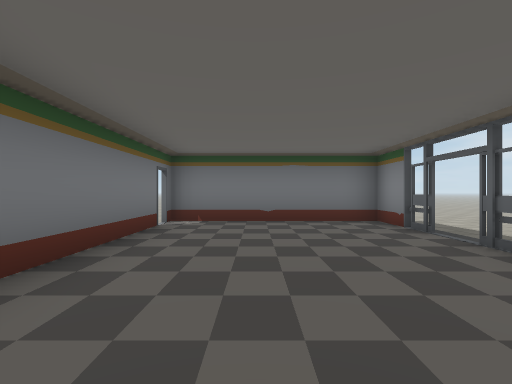
View 1 (above)

21 first-person views from a walk through a Unity game level. The camera is 1.3 m above the floor, looks level and sees 85° across. The floor is counted in squares, 2 m on a side. Each view is taken from the middle of a square. On the plan, view 1 faces up. The plan holds only what a view shows up to about 9 squares ahead; the rest is blank. The place goes on beyond the plan. The player is left out. Door leaves are left out, so doorways stand open. Some surface patterns are stand-ins.

View 2
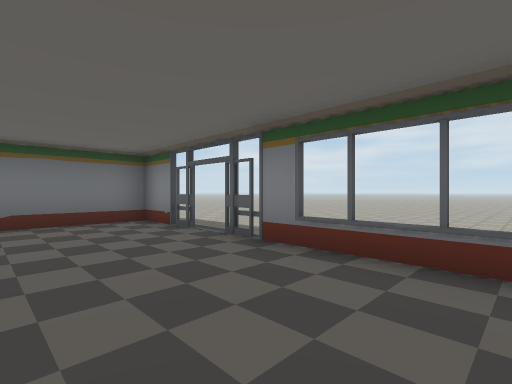

View 3
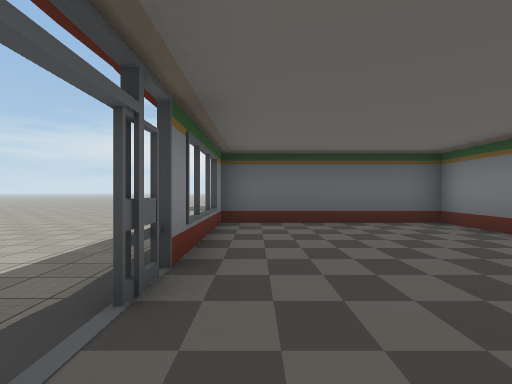

View 4
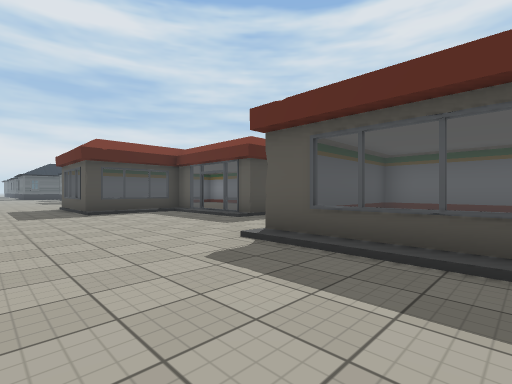

View 5
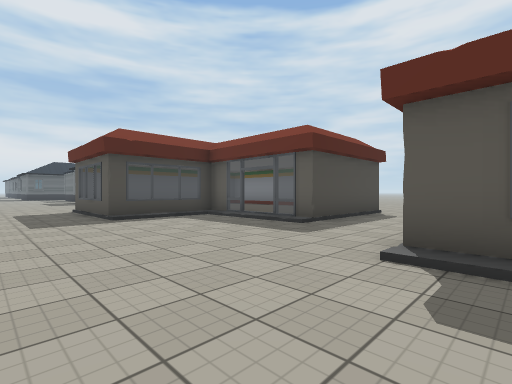

View 6
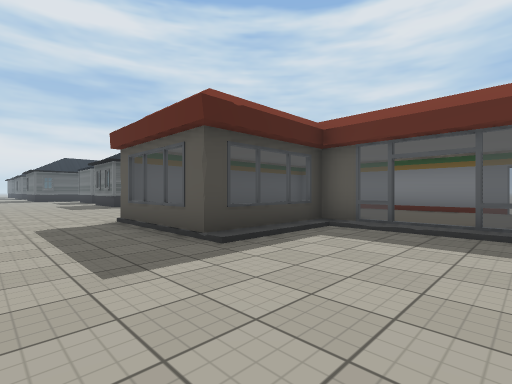

View 7
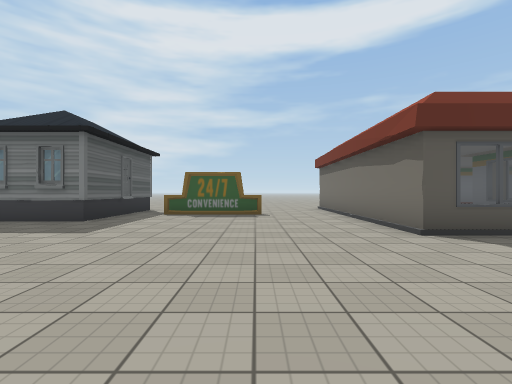

View 8
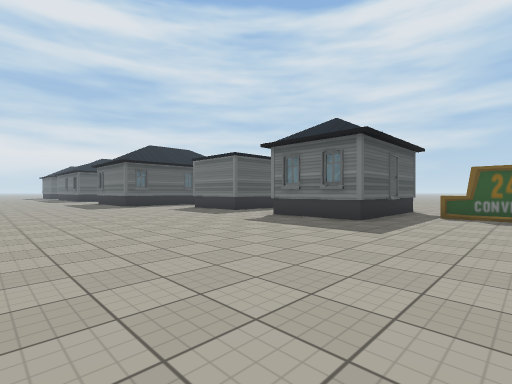

View 9
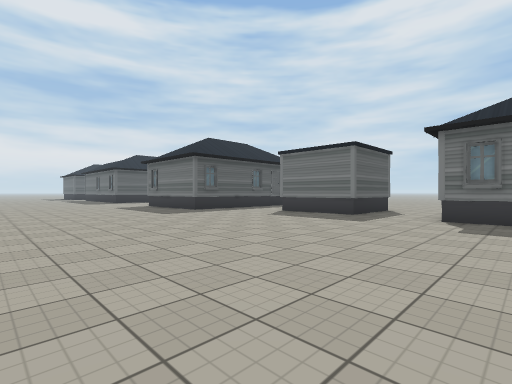

View 10
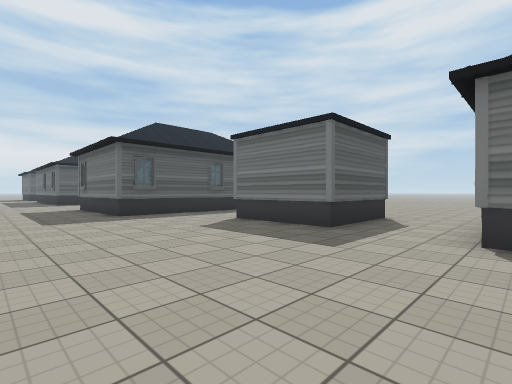

View 11
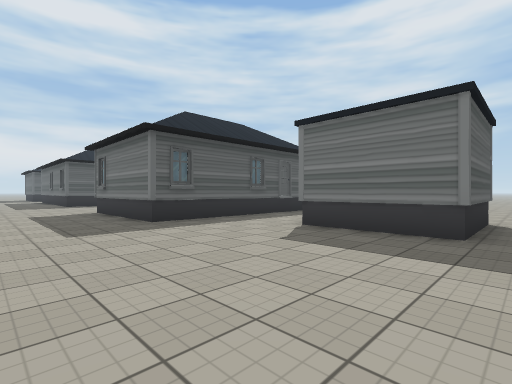

View 12
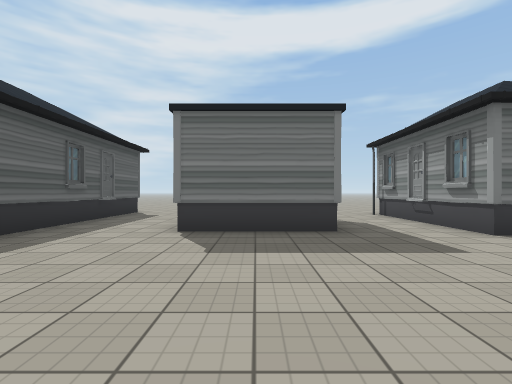

View 13
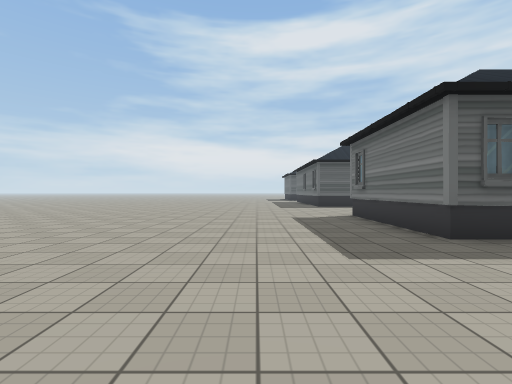

View 14
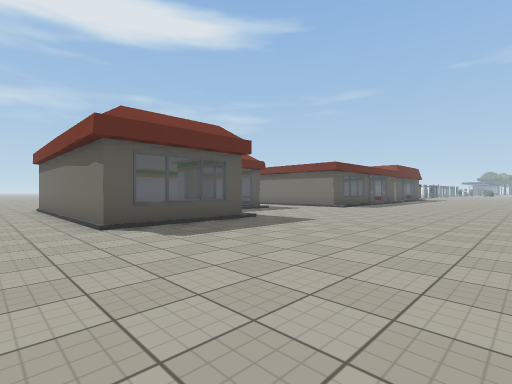

View 15
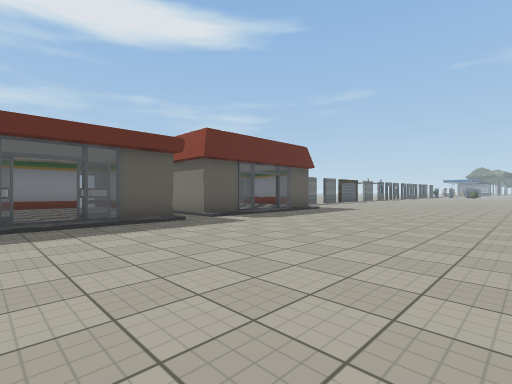

View 16
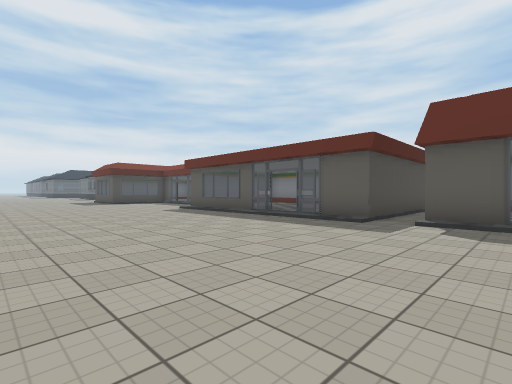

View 17
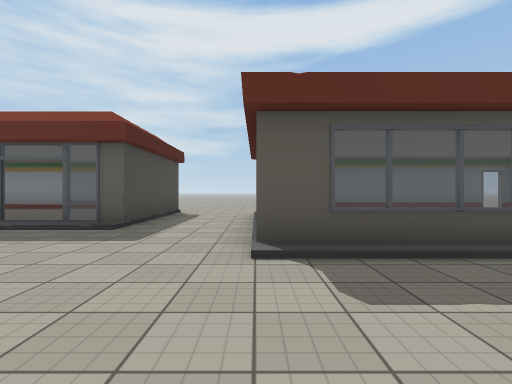

View 18
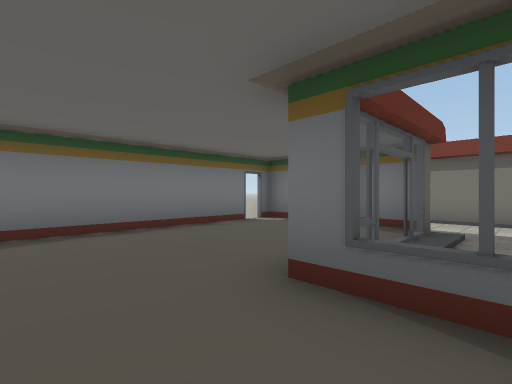

View 19
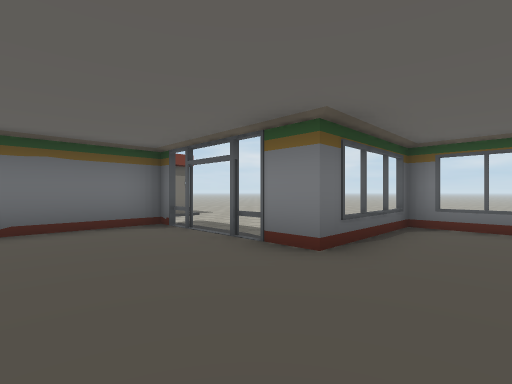

View 20
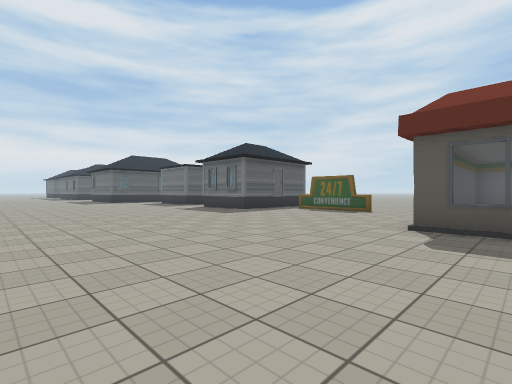

View 21
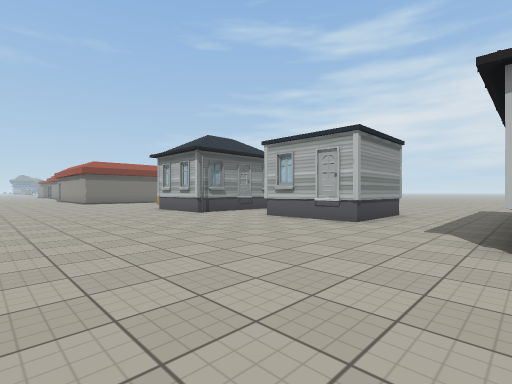

### Floor plan
Key: @ floor where view 1 was taken; # wall or solid block; . main floor; : floor 0.25 m higher than the main floor; / step, stairs or slope; D open door; = window, fence, low wall or low ledge; O other object.
Columns run from 7 left of view 1 to 9 right of it. Each row starts with its distance up from view 1.
  9           D......
  8         ## ......
  7        ..........
  6      D#####......
  5      #::::=......
  4      #:::::......
  3      #::::=......
  2      #::::#......
  1      #::::=......
  0      #:@::=......
 -1     .######.....
 -2     ............
 -3     .####........
 -4     D#::=........
 -5     #:::D........
 -6     #:::D........
 -7     #:::#==/.....
 -8     #::::::......
 -9     #::::::......
-10     #######......
-11     .............
-12       ...........
-13       .#.........
-14        #.........
-15        #.........
-16  ..  ............
-17  ... #####.......
-18 ..... ####.......
-19 .....O####.......
-20 .................
-21 .................
-22 ......O##........
-23 ......###........
-24 ......###........
-25 .................
-26 .................
-27 ....######O......
-28          ##......
-29           #......
-30           #......

Where each view was taken, in squares from view 1:
view 1: 0 up, 0 right, facing up
view 2: 0 up, 0 right, facing up-right
view 3: 5 up, 2 right, facing down
view 4: 2 up, 6 right, facing down-left
view 5: 0 up, 6 right, facing down-left
view 6: 4 down, 6 right, facing down-left
view 7: 13 down, 8 right, facing left
view 8: 14 down, 8 right, facing down-left
view 9: 18 down, 9 right, facing down-left
view 10: 19 down, 6 right, facing down-left
view 11: 21 down, 6 right, facing down-left
view 12: 23 down, 6 right, facing left
view 13: 23 down, 6 right, facing down
view 14: 12 down, 9 right, facing up-left
view 15: 3 up, 9 right, facing up-left
view 16: 9 up, 9 right, facing down-left
view 17: 1 down, 6 right, facing left
view 18: 9 down, 2 right, facing up-left
view 19: 9 down, 2 left, facing up-right
view 20: 9 down, 9 right, facing down-left
view 21: 27 down, 7 left, facing up-right
